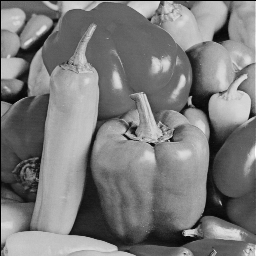
%> input picture submission2/Code/Matlab/PPCA/input_img.png, 256 x 256 px
$ octave PPCA_EM_MissingEntries.m   (GNU Octave 9; MATLAB toolbox functions it lacks are replaced by stand-ins)
%> lines starting %> are read from the running program, lines starting %| are printed output that depends on the picture
### submission2/Code/Matlab/PPCA/ppca_mv.m
function [C, ss, M, X,Ye] = ppca_mv(Ye,d,dia)


% [9 lines of commented-out code are left out]

[N D]       = size(Ye); % N observations in D dimensions
threshold   = 1e-4;     % minimal relative change in objective funciton to continue
hidden      = isnan(Ye);
missing     = sum(hidden(:));
size(missing)
M = zeros(1,D);  % compute data mean and center data
if missing;
    for i=1:D;
        M(i) = mean(Ye(~hidden(:,i),i));
    end;
else
    M    = mean(Ye);
end;
Ye = Ye - repmat(M,N,1);

if missing
    Ye(hidden)=0;
end

% =======     Initialization    ======
C     = randn(D,d);
CtC   = C'*C;
X     = Ye * C * inv(CtC);
recon = X*C';
recon(hidden) = 0;
ss    = sum(sum((recon-Ye).^2)) / (N*D-missing);
size(recon)
count = 1;
old   = Inf;
while count          %  ============ EM iterations  ==========

    Sx = inv( eye(d) + CtC/ss );    % ====== E-step, (co)variances   =====
    ss_old = ss;
    if missing
        proj = X*C';
        Ye(hidden) = proj(hidden);
    end
    X = Ye*C*(Sx/ss);          % ==== E step: expected values  ====

    SumXtX = X'*X;                              % ======= M-step =====
    C      = (Ye'*X)  / (SumXtX + N*Sx );
    CtC    = C'*C;
    ss     = ( sum(sum( (X*C'-Ye).^2 )) + N*sum(sum(CtC.*Sx)) + missing*ss_old ) /(N*D);

    objective = N*D + N*(D*log(ss) +trace(Sx)-log(det(Sx)) ) +trace(SumXtX) -missing*log(ss_old);

    rel_ch    = abs( 1 - objective / old );
    old       = objective;

    count = count + 1;
    if ( rel_ch < threshold) && (count > 5); count = 0;
    end
    if dia;
        fprintf('Objective:  %.2f    relative change: %.5f \n',objective, rel_ch );
    end

end             %  ============ EM iterations  ==========


C = orth(C);
[vecs,vals] = eig(cov(Ye*C));
[vals,ord] = sort(diag(vals),'descend');
vecs = vecs(:,ord);
C = C*vecs;
X = Ye*C;

% add data mean to expected complete data
Ye = Ye + repmat(M,N,1);

### submission2/Code/Matlab/PPCA/PPCA_EM_MissingEntries.m
% This Code performs calculation of Error in recovering an Image containing
% missing entries by using Probabilistic PCA approach calculated using EM
% Group - 10
clc
clear all
close all
%Read an Image
img1 = imread('input_img.png');
%> img1 is the input picture: size 256x256 uint8; min 0, max 254, mean 123.1
missing_entries = [6554,13107,19661,26214,32768];
for m = 1:length(missing_entries)
    r = randi(256,missing_entries(m),2);
    [r1,c1] = size(r);
    img = im2double(img1);
    for i=1:r1
        img(r(i,1),r(i,2))=NaN;
    end
    figure,
    subplot(1,2,1),imshow(img),title('Image with Missing Entries')
    [a,b,c,d,e]=ppca_mv(img,20,1);
    subplot(1,2,2),imshow(e),title('Recovered Image');
    suptitle('PPCA EM for Missing Values');
    [p(m),q(m),r(m),s(m)]= measerr(img1,e);
end
%> this loop made 5 passes
%> (missing in ppca_mv, b) on passes 1 to 5: (6254, 0.00282), (11903, 0.00278), (17011, 0.00279), (21634, 0.0027), (25872, 0.00269)
%> pass 1, `imshow(img)`:
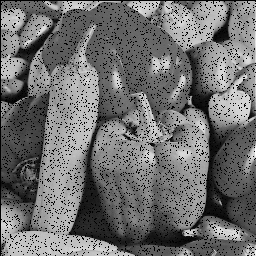
%> displayed picture: size 256x256, on the screen's scale of 0 to 255; min 0, max 254, mean 111.3
%> pass 1, in ppca_mv, `hidden      = isnan(Ye);`:
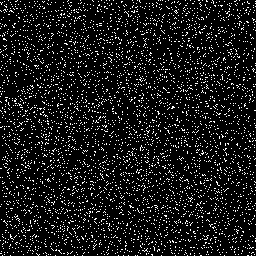
%> hidden: size 256x256 logical; 9.5% white in thin lines or dots
%> pass 1, in ppca_mv, `Ye = Ye - repmat(M,N,1);`:
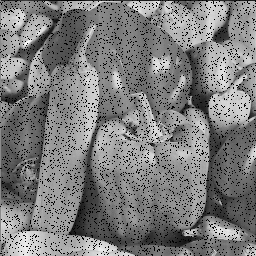
%> Ye: size 256x256 double; 9.54% of the values are NaN or infinite; the others: min -0.626, max 0.53, mean -2.3e-17; drawn with min black, max white, NaN and infinite black
%> after the loop:
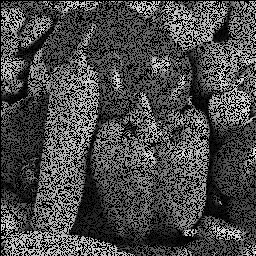
%> img: size 256x256 double; 39.48% of the values are NaN or infinite; the others: min 0, max 0.996, mean 0.483; drawn with min black, max white, NaN and infinite black
%> after the loop, p = [5.62 5.62 5.62 5.62 5.62]; q = [17839.2 17839.4 17839.5 17839.7 17839.9]; s = [1.54e-05 1.53e-05 1.53e-05 1.53e-05 1.53e-05]
miss_per = 100*(0.1:0.1:0.5);
figure,plot(miss_per,q);
title('Error Plot for Recovering Image having Missing Entries using PPCA - EM');
xlabel('% of Missing Values');
ylabel('Mean Square Error');
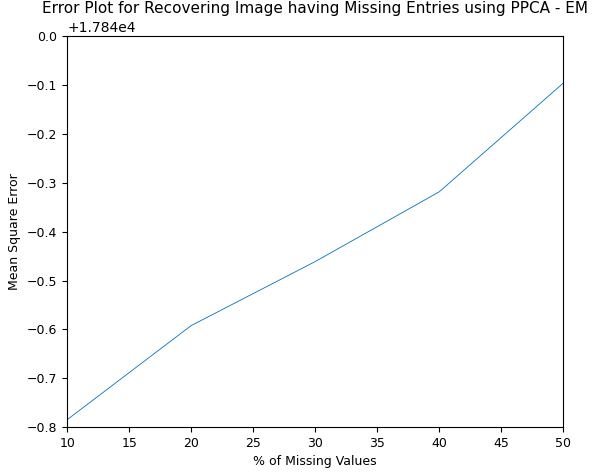
%> figure redrawn from the program's plot data
